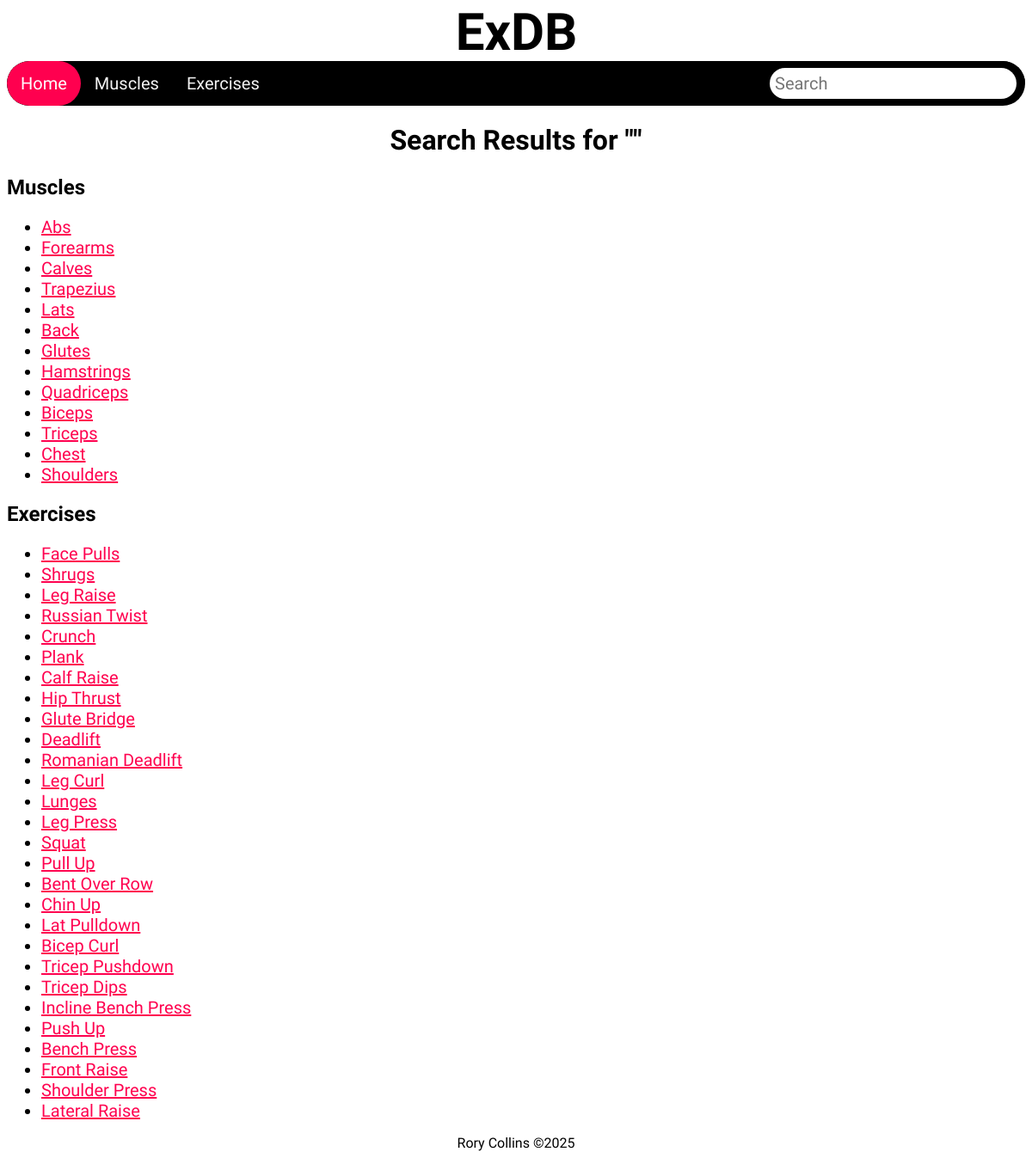
Before: /search with the older database file.
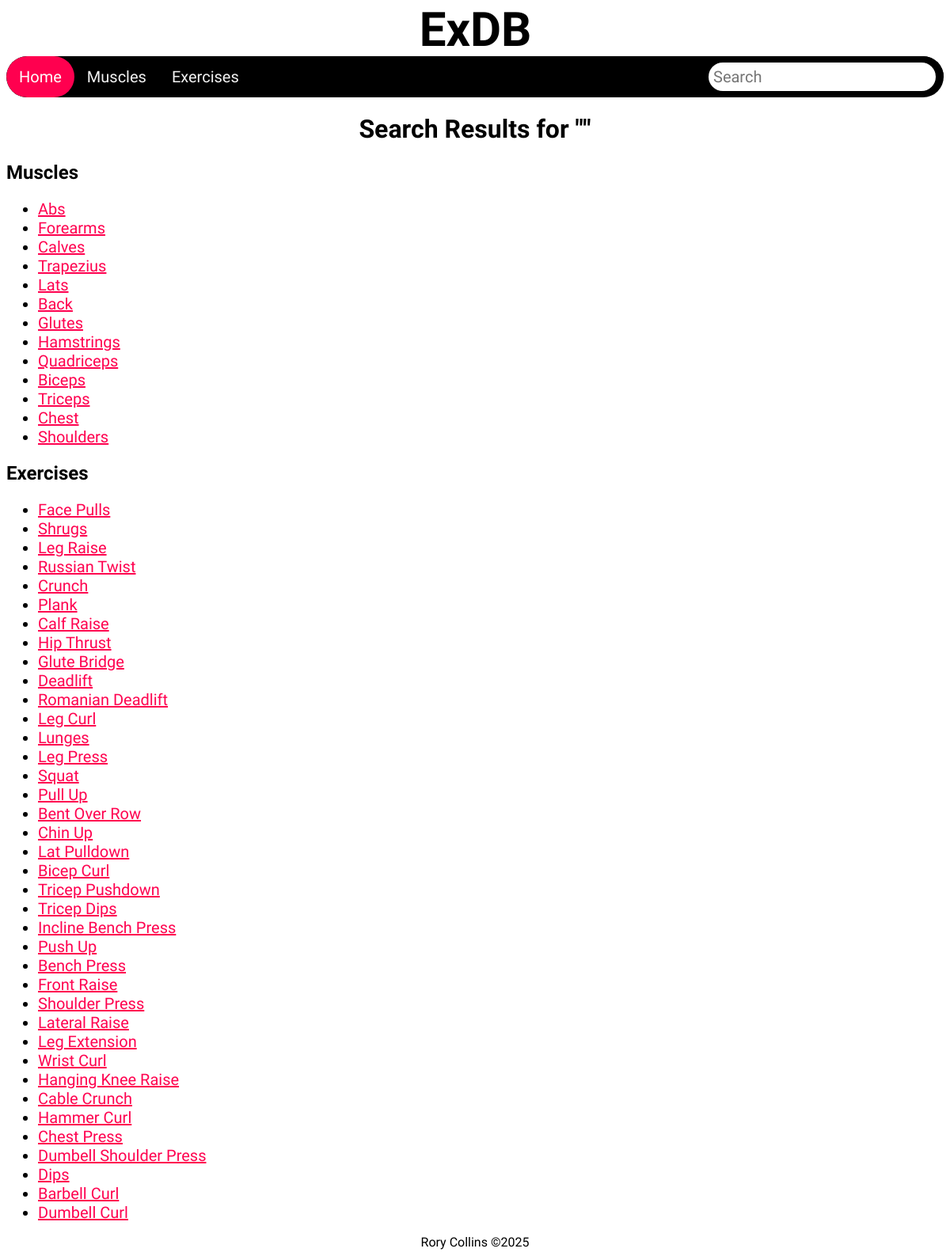
After: the same page with the newer database file.
### tables this page shows
CREATE TABLE Muscles (muscle_id INTEGER PRIMARY KEY AUTOINCREMENT, muscle_name TEXT NOT NULL);

CREATE TABLE Exercises (exercise_id INTEGER NOT NULL PRIMARY KEY AUTOINCREMENT, exercise_name TEXT NOT NULL, muscle_id INTEGER REFERENCES Muscles (muscle_id), image_id TEXT REFERENCES Images (image_id), FOREIGN KEY (muscle_id) REFERENCES Muscles (muscle_id));

### routes.py (the view)
@app.route('/search')
def search():
    query = request.args.get('query', '').strip()
    conn = sqlite3.connect('fitness.db')
    cur = conn.cursor()
    cur.execute("SELECT muscle_id, muscle_name FROM Muscles WHERE muscle_name LIKE ?", ('%' + query + '%',))
    muscles = cur.fetchall()
    cur.execute("SELECT exercise_id, exercise_name FROM Exercises WHERE exercise_name LIKE ?", ('%' + query + '%',))
    exercises = cur.fetchall()
    conn.close()
    return render_template('search_results.html', title='Search Results', query=query, muscles=muscles, exercises=exercises)

### templates/search_results.html
{% extends 'layout.html' %}
{% block content %}
<div class="topnav">
    <a class="active" href="/">Home</a>
    <a href="/all_muscles">Muscles</a>
    <a href="/all_exercises">Exercises</a>
    <form action="{{ url_for('search') }}" method="get" class="topnav">
        <input type="text" name="query" placeholder="Search" required />
    </form>
  </div>
  <h1>Search Results for "{{ query }}"</h1>
  <h2>Muscles</h2>
  {% if muscles %}
    <ul>
      {% for muscle in muscles %}
        <li><a href="{{ url_for('muscle_exercises', id=muscle[0]) }}">{{ muscle[1] }}</a></li>
      {% endfor %}
    </ul>
  {% else %}
    <p>No muscles found.</p>
  {% endif %}
  <h2>Exercises</h2>
  {% if exercises %}
    <ul>
      {% for exercise in exercises %}
        <li><a href="{{ url_for('exercise', id=exercise[0]) }}">{{ exercise[1] }}</a></li>
      {% endfor %}
    </ul>
  {% else %}
    <p>No exercises found.</p>
  {% endif %}
{% endblock %}

### templates/layout.html (shortened to what this page needs)
<!DOCTYPE html>
<html lang="en">
<head>
    <link rel="stylesheet" href="\static\css\style.css">
</head>
<body>
    <header>{% include 'header.html' %}</header>
    <main>{% block content %}{% endblock %}</main>
    <footer style="text-align: center;">Rory Collins &copy;2025</footer>
</body>
</html>

### templates/header.html
<h1 style="font-size: 60px; margin: 0; padding: 0 0 3px 1px; line-height: 1; text-align: center;">ExDB</h1>

### static/css/style.css (style rules this page uses)
body { background-color: rgb(255, 255, 255); }
h1 { color: rgb(0, 0, 0); font-family: "Cal Sans", sans-serif; text-align: center; }
h2 { color: rgb(0, 0, 0); font-family: "Cal Sans", sans-serif; }
li { font-size: 20px; color: rgb(0, 0, 0); font-family: "Cal Sans", sans-serif; }
a { font-size: 20px; color: rgb(0, 0, 0); font-family: "Cal Sans", sans-serif; }
a:link { color: rgb(255, 0, 79); }
footer { font-family: "Cal Sans", sans-serif; }
.topnav { background-color: #000000; overflow: hidden; border-radius: 30px; align-items: center; }
.topnav a { float: left; color: #f2f2f2; text-align: center; padding: 14px 16px; text-decoration: none; font-size: 20px; }
.topnav a.active { background-color: #ff004f; color: white; border-radius: 30px; }
.topnav input[type=text] { font-family: "Cal Sans", sans-serif; float: right; padding: 6px; border-radius: 30px; border: none; margin-top: 8px; margin-right: 10px; font-size: 20px; }

Changed rows visible on the page:
added Exercises: exercise_name "Leg Extension"
added Exercises: exercise_name "Wrist Curl"
added Exercises: exercise_name "Hanging Knee Raise"
added Exercises: exercise_name "Cable Crunch"
added Exercises: exercise_name "Hammer Curl"
added Exercises: exercise_name "Chest Press"
added Exercises: exercise_name "Dumbell Shoulder Press"
added Exercises: exercise_name "Dips"
added Exercises: exercise_name "Barbell Curl"
added Exercises: exercise_name "Dumbell Curl"
